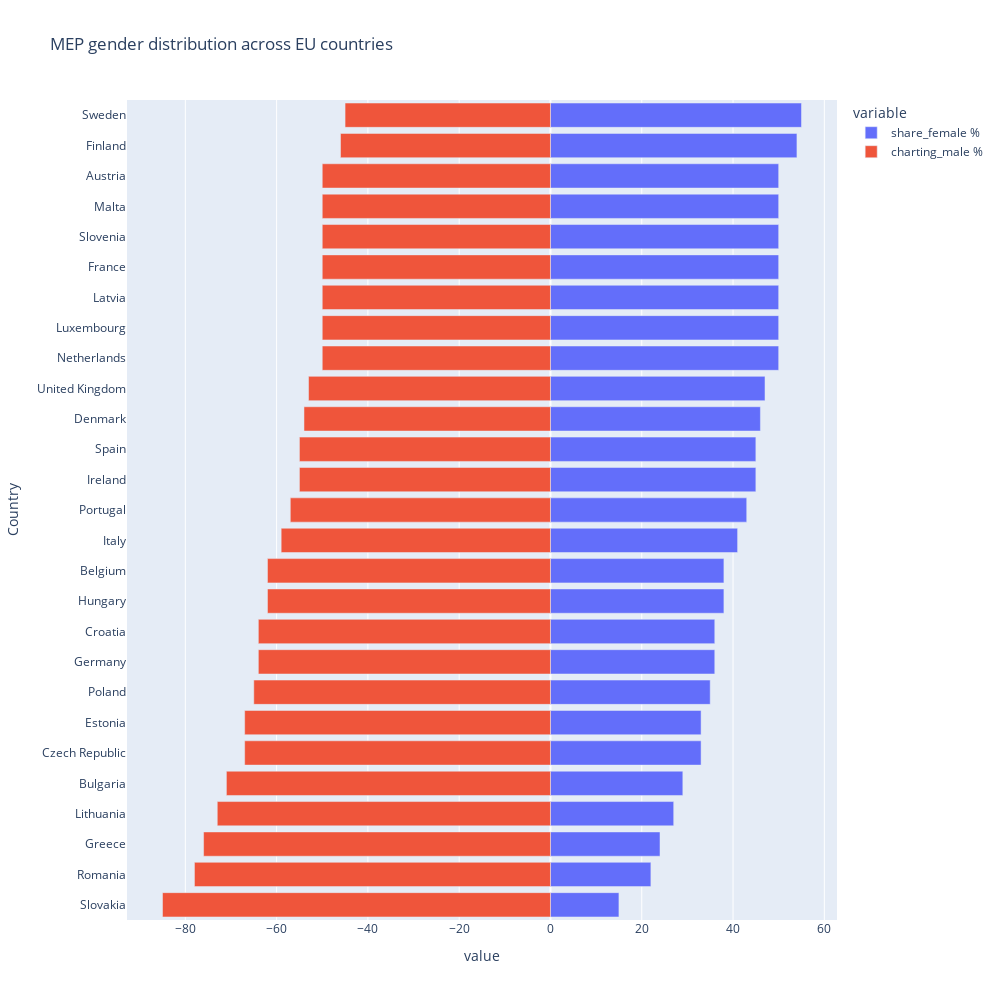

Notebook cell for this chart:
### Code cell
px.bar(gender_structure_countries_parties,x=['share_female %','charting_male %'],y='Country',title='MEP gender distribution across EU countries',width=1000, height=1000)

### Figure 1 — Plotly figure (JSON) as saved in the notebook; plotly's stock layout.template omitted (floating-point values rounded to 4 significant figures)
{"data": [{"alignmentgroup": "True", "hovertemplate": "variable=share_female %<br>value=%{x}<br>Country=%{y}<extra></extra>", "legendgroup": "share_female %", "marker": {"color": "#636efa"}, "name": "share_female %", "offsetgroup": "share_female %", "orientation": "h", "showlegend": true, "textposition": "auto", "type": "bar", "x": [15, 22, 24, 27, 29, 33, 33, 35, 36, 36, 38, 38, 41, 43, 45, 45, 46, 47, 50, 50, 50, 50, 50, 50, 50, 54, 55], "xaxis": "x", "y": ["Slovakia", "Romania", "Greece", "Lithuania", "Bulgaria", "Czech Republic", "Estonia", "Poland", "Germany", "Croatia", "Hungary", "Belgium", "Italy", "Portugal", "Ireland", "Spain", "Denmark", "United Kingdom", "Netherlands", "Luxembourg", "Latvia", "France", "Slovenia", "Malta", "Austria", "Finland", "Sweden"], "yaxis": "y"}, {"alignmentgroup": "True", "hovertemplate": "variable=charting_male %<br>value=%{x}<br>Country=%{y}<extra></extra>", "legendgroup": "charting_male %", "marker": {"color": "#EF553B"}, "name": "charting_male %", "offsetgroup": "charting_male %", "orientation": "h", "showlegend": true, "textposition": "auto", "type": "bar", "x": [-85, -78, -76, -73, -71, -67, -67, -65, -64, -64, -62, -62, -59, -57, -55, -55, -54, -53, -50, -50, -50, -50, -50, -50, -50, -46, -45], "xaxis": "x", "y": ["Slovakia", "Romania", "Greece", "Lithuania", "Bulgaria", "Czech Republic", "Estonia", "Poland", "Germany", "Croatia", "Hungary", "Belgium", "Italy", "Portugal", "Ireland", "Spain", "Denmark", "United Kingdom", "Netherlands", "Luxembourg", "Latvia", "France", "Slovenia", "Malta", "Austria", "Finland", "Sweden"], "yaxis": "y"}], "layout": {"barmode": "relative", "height": 1000, "legend": {"title": {"text": "variable"}, "tracegroupgap": 0}, "title": {"text": "MEP gender distribution across EU countries"}, "width": 1000, "xaxis": {"anchor": "y", "domain": [0, 1], "title": {"text": "value"}}, "yaxis": {"anchor": "x", "domain": [0, 1], "title": {"text": "Country"}}}}
